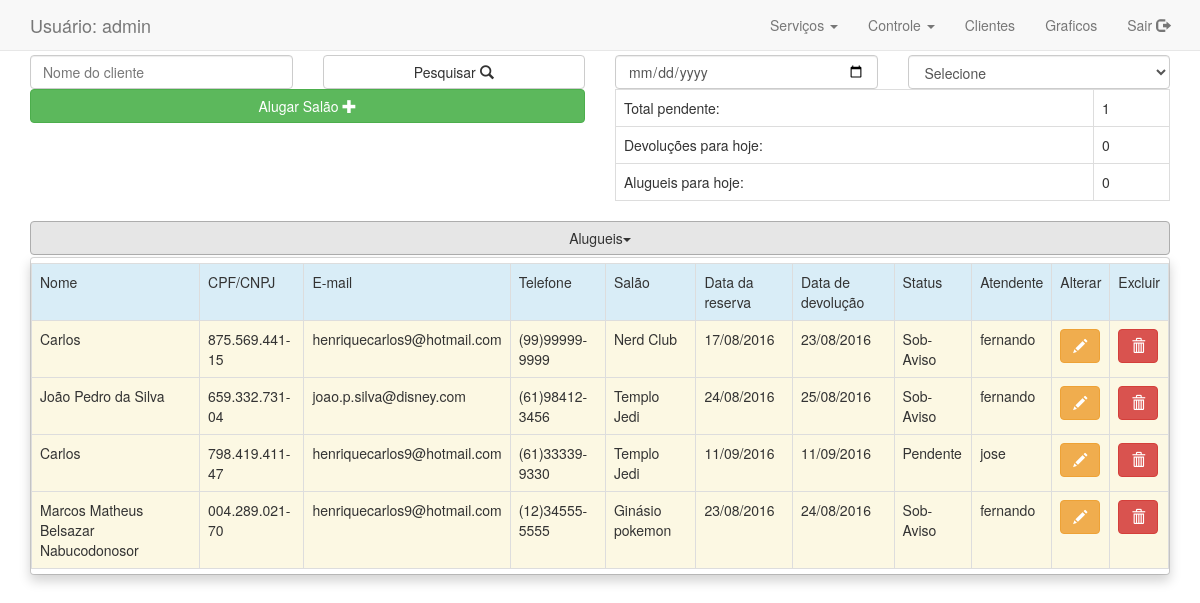
The page /Views/LayoutAdministrador.php?link=aluguelsalao (signed in) on the database its author committed.
### tables this page shows
CREATE TABLE IF NOT EXISTS `aluguel_salao` (
  `usuario` int(11) NOT NULL,
  `cliente` int(11) NOT NULL,
  `salao` int(11) NOT NULL,
  `data_reserva` date NOT NULL,
  `data_entrega` date NOT NULL,
  `status` varchar(150) NOT NULL
);

CREATE TABLE IF NOT EXISTS `cliente` (
  `id_cliente` int(11) NOT NULL,
  `nome_cliente` varchar(255) NOT NULL,
  `tipo_cliente` char(15) NOT NULL,
  `identificador_cliente` varchar(255) NOT NULL,
  `telefone_cliente` varchar(255) NOT NULL,
  `endereco_cliente` varchar(255) NOT NULL,
  `email_cliente` varchar(255) DEFAULT NULL
);

CREATE TABLE IF NOT EXISTS `salao` (
  `id_salao` int(11) NOT NULL,
  `nome_salao` varchar(255) NOT NULL,
  `telefone_salao` varchar(255) NOT NULL,
  `cep` varchar(150) NOT NULL,
  `rua` varchar(255) NOT NULL,
  `numero` int(11) NOT NULL,
  `bairro` varchar(255) NOT NULL,
  `cidade` varchar(255) NOT NULL,
  `estado` varchar(3) NOT NULL,
  `status_salao` varchar(150) NOT NULL
);

CREATE TABLE IF NOT EXISTS `usuario` (
  `id_usuario` int(11) NOT NULL,
  `usuario` varchar(255) NOT NULL,
  `senha` varchar(255) NOT NULL,
  `tipo` varchar(150) NOT NULL
);

### Conexao/AluguelSalaoDAO.php (called while the page is built, shortened)
<?php
class AluguelSalaoDAO {
    public function PesquisarTodos(){
        try {
            $pdo =  Conexao::getinstance();
            $sql = "SELECT * FROM aluguel_salao a INNER JOIN cliente c ON (a.cliente=c.id_cliente)INNER JOIN salao s ON (a.salao=s.id_salao) INNER JOIN usuario u ON(a.usuario=u.id_usuario)";
            $stmt = $pdo->prepare($sql);
            $stmt->execute();
            $alugueisSalao = $stmt->fetchAll(PDO::FETCH_ASSOC);
            return $alugueisSalao;
        } catch (PDOException $ex) {
            echo "".$ex;
        }
    }
    public function PesquisarAlugueisSalaoPendentes(){
        try {
            $pdo =  Conexao::getinstance();
            $sql = "SELECT * FROM aluguel_salao a INNER JOIN cliente c ON (a.cliente=c.id_cliente)INNER JOIN salao s ON (a.salao=s.id_salao) INNER JOIN usuario u ON(a.usuario=u.id_usuario) WHERE a.status='Pendente'";
            $stmt = $pdo->prepare($sql);
            $stmt->execute();
            $alugueisSalao = $stmt->fetchAll(PDO::FETCH_ASSOC);
            $pendentes = count($alugueisSalao);
            return $pendentes;
        } catch (PDOException $ex) {
            echo "".$ex;
        }
    }
    public function PesquisarAlugueisSalaoParaHoje(AluguelSalaoDTO $AluguelSalaoDTO){
        try {
            $pdo =  Conexao::getinstance();
            $sql = "SELECT * FROM aluguel_salao a INNER JOIN cliente c ON (a.cliente=c.id_cliente)INNER JOIN salao s ON (a.salao=s.id_salao) INNER JOIN usuario u ON(a.usuario=u.id_usuario) WHERE a.data_reserva LIKE ?";
            $stmt = $pdo->prepare($sql);
            $stmt->bindValue(1, $AluguelSalaoDTO->getDatareserva());
            $stmt->execute();
            $alugueisSalao = $stmt->fetchAll(PDO::FETCH_ASSOC);
            $alugueisparahoje = count($alugueisSalao);
            return $alugueisparahoje;
        } catch (PDOException $ex) {
            echo "".$ex;
        }
    }
    public function PesquisarDevolucoesSalaoParaHoje(AluguelSalaoDTO $AluguelSalaoDTO){
        try {
            $pdo =  Conexao::getinstance();
            $sql = "SELECT * FROM aluguel_salao a INNER JOIN cliente c ON (a.cliente=c.id_cliente)INNER JOIN salao s ON (a.salao=s.id_salao) INNER JOIN usuario u ON(a.usuario=u.id_usuario) WHERE a.data_entrega LIKE ?";
            $stmt = $pdo->prepare($sql);
            $stmt->bindValue(1, $AluguelSalaoDTO->getDataentrega());
            $stmt->execute();
            $alugueisSalao = $stmt->fetchAll(PDO::FETCH_ASSOC);
            $devolucoesparahoje = count($alugueisSalao);
            return $devolucoesparahoje;
        } catch (PDOException $ex) {
            echo "".$ex;
        }
    }
    public function CalcularDatasSalao($data1,$data2){
        try {
            $data1FM = explode('-', $data1);
            $data2FM = explode('-', $data2);
            if($data1FM[1]==$data2FM[1]){
                $op = $data1FM[2] - $data2FM[2];
                if($op > 0){
                    return "maior";
                }  else {
                    return "menor";
                }
            }  else {
                $opm = $data1FM[1] - $data2FM[1];
                if($opm > 0){
                    return "maior";
                }  else {
                    return "menor";
                }
            }
        } catch (Exception $ex) {
            echo "".$ex;
        }
    }
}

### Classes/AluguelSalaoDTO.php (called while the page is built, shortened)
<?php
class AluguelSalaoDTO {
    private $datareserva;
    private $dataentrega;
    function getDatareserva() {
        return $this->datareserva;
    }
    function getDataentrega() {
        return $this->dataentrega;
    }
    function setDatareserva($datareserva) {
        $this->datareserva = $datareserva;
    }
    function setDataentrega($dataentrega) {
        $this->dataentrega = $dataentrega;
    }
}

### Views/Pesquisas/PesquisarAluguelSalao.php (the view, shortened to what this page needs)
<!DOCTYPE html>
<html>
    <head>
        <link href="../../css/bootstrap.min.css" rel="stylesheet" media="screen">
        <link href="../../css/estilo.css" rel="stylesheet" media="screen">
    </head>
    <body>
        <div class="container">
            <div class="row">
                <form class="form-inline-static" action="" method="post">
                    <div class="col-xs-12 col-sm-3">
                        <input type="text" name="nome" class="form-control" placeholder="Nome do cliente">
                    </div>
                    <div class="col-xs-12 col-sm-3">
                        <button class="btn btn-default btn-block" type="submit">
                            Pesquisar <span class="glyphicon glyphicon-search"></span>
                        </button>
                    </div>
                </form>
                <form class="form-inline-static" action="" method="post">
                    <div class="col-xs-12 col-sm-3">
                        <input type="date" name="data" class="form-control">
                    </div>
                    <div class="col-xs-12 col-sm-3">
                        <select class="form-control" name="opcao" onchange="this.form.submit()">
                            <option value="" selected>Selecione</option>
                        </select>
                    </div>
                </form>
            </div>
            <div class="row">
                <div class="col-xs-12 col-sm-6">
                    <a href="LayoutAdministrador.php?link=formaluguelsalao">
                        <button type="button" class="btn btn-success btn-block">
                            Alugar Salão <span class="glyphicon glyphicon-plus"></span>
                        </button>
                    </a>
                </div>
                <div class="col-xs-12 col-sm-6">
                    <?php
                    require_once '../Conexao/AluguelSalaoDAO.php';
                    require_once '../Classes/AluguelSalaoDTO.php';
                    $AluguelSalaoDAO = new AluguelSalaoDAO();
                    $AluguelSalaoDTO = new AluguelSalaoDTO();
                    $dataAtual = date('Y-m-d');
                    ?>
                    <table class="table table-responsive table-bordered">
                        <tr>
                            <td>Total pendente:</td>
                            <td>
                                <?php
                                $pendentes = $AluguelSalaoDAO->PesquisarAlugueisSalaoPendentes();
                                echo $pendentes;
                                ?>
                            </td>
                        </tr>
                        <tr>
                            <td>Devoluções para hoje:</td>
                            <td>
                                <?php
                                $AluguelSalaoDTO->setDataentrega($dataAtual);
                                $devolucoesparahoje = $AluguelSalaoDAO->PesquisarDevolucoesSalaoParaHoje($AluguelSalaoDTO);
                                echo $devolucoesparahoje;
                                ?>
                            </td>
                        </tr>
                        <tr class="bg">
                            <td>Alugueis para hoje:</td>
                            <td>
                                <?php
                                $AluguelSalaoDTO->setDatareserva($dataAtual);
                                $alugueisparahoje = $AluguelSalaoDAO->PesquisarAlugueisSalaoParaHoje($AluguelSalaoDTO);
                                echo $alugueisparahoje;
                                ?>
                            </td>
                        </tr>
                    </table>
                </div>
                <div class="col-xs-12">
                    <div class="dropdown open">
                        <button class="btn btn-default btn-block dropdown-toggle" type="button" id="alugueis" data-toggle="dropdown">
                            Alugueis<span class="caret"></span>
                        </button>
                    <table class="table table-bordered table-responsive dropdown-menu" role="menu" aria-labeledby="alugueis">
                        <tr class="bg-info">
                            <td>Nome</td>
                            <td>CPF/CNPJ</td>
                            <td>E-mail</td>
                            <td>Telefone</td>
                            <td>Salão</td>
                            <td>Data da reserva</td>
                            <td>Data de devolução</td>
                            <td>Status</td>
                            <td>Atendente</td>
                            <td>Alterar</td>
                            <td>Excluir</td>
                        </tr>
                        <?php
                            if(!empty($_POST['nome'])){
                                $AluguelSalaoDTO->setCliente($_POST['nome']);
                                $alugueis = $AluguelSalaoDAO->PesquisarAluguelByCliente($AluguelSalaoDTO);
                            }  else {
                                $alugueis = $AluguelSalaoDAO->PesquisarTodos();
                            }
                            $dataAtual = date('Y-m-d');
                            foreach ($alugueis as $aluguel) {
                                $calculo = $AluguelSalaoDAO->CalcularDatasSalao($aluguel["data_entrega"], $dataAtual);
                                if($dataAtual==$aluguel["data_entrega"] && $aluguel["status"]!="Fechado"){
                                    echo "<tr class='bg-success'>" ;
                                    $AluguelSalaoDTO->setSalao($aluguel["salao"]);
                                    $AluguelSalaoDTO->setDatareserva($aluguel["data_reserva"]);
                                    $AluguelSalaoDTO->setStatus("Pendente");
                                    $AluguelSalaoDAO->AlterarStatusSalao($AluguelSalaoDTO);
                                }
                                else if($calculo=="maior" && ($aluguel["status"]!="Fechado")){
                                    echo "<tr class='bg-warning'>";
                                    $AluguelSalaoDTO->setSalao($aluguel["salao"]);
                                    $AluguelSalaoDTO->setDatareserva($aluguel["data_reserva"]);
                                    $AluguelSalaoDTO->setStatus("Pendente");
                                    $AluguelSalaoDAO->AlterarStatusSalao($AluguelSalaoDTO);
                                }else if ($calculo=="menor" && ($aluguel["status"]!="Fechado")){
                                    echo "<tr class='bg-danger'>";
                                    $AluguelSalaoDTO->setSalao($aluguel["salao"]);
                                    $AluguelSalaoDTO->setDatareserva($aluguel["data_reserva"]);
                                    $AluguelSalaoDTO->setStatus("Sob-Aviso");
                                    $AluguelSalaoDAO->AlterarStatusSalao($AluguelSalaoDTO);
                                }  else {
                                    echo "<tr>";
                                }
                                echo "      <td>" . $aluguel["nome_cliente"] . "</td>";
                                echo "      <td>" . $aluguel["identificador_cliente"] . "</td>";
                                echo "      <td>" . $aluguel["email_cliente"] . "</td>";
                                echo "      <td>" . $aluguel["telefone_cliente"] . "</td>";
                                echo "      <td>" . $aluguel["nome_salao"] . "</td>";
                                $dataentrada = explode('-', $aluguel["data_reserva"]);
                                $datasaida = explode('-', $aluguel["data_entrega"]);
                                echo "      <td>" . $dataentrada[2]. "/" . $dataentrada[1]. "/" . $dataentrada[0] . "</td>";
                                echo "      <td>" . $datasaida[2]. "/" . $datasaida[1]. "/" . $datasaida[0] . "</td>";
                                echo "      <td>" . $aluguel["status"] . "</td>";
                                echo "      <td>" . $aluguel["usuario"] . "</td>";
                                echo "      <td><a href='LayoutAdministrador.php?link=formaluguelsalao&salao=" . $aluguel["salao"] . "&datareserva=" . $aluguel["data_reserva"] . "'><button type='button' class='btn btn-warning'><span  class='glyphicon glyphicon-pencil'></span></button</td>";
                                echo "      <td><a href='../Controller/ExcluirAluguelSalao.php?salao=" . $aluguel["salao"] . "&datareserva=" . $aluguel["data_reserva"] . "' onclick='return confirmarexclusao()'><button type='button' class='btn btn-danger'><span class='glyphicon glyphicon-trash'></span></button></td>";
                                echo "</tr>";
                            }
                            ?>
                    </table>
                    </div>
                </div>
            </div>
        </div>
</body>
</html>

### rows shown on the page
aluguel_salao: cliente.nome_cliente "Carlos", cliente.identificador_cliente "875.569.441-15", cliente.email_cliente "henriquecarlos9@hotmail.com", cliente.telefone_cliente "(99)99999-9999", salao.nome_salao "Nerd Club", data_reserva "17", data_reserva "08", data_reserva "2016", data_entrega "23", data_entrega "08", data_entrega "2016", status "Sob-Aviso", usuario.usuario "fernando"
aluguel_salao: cliente.nome_cliente "João Pedro da Silva", cliente.identificador_cliente "659.332.731-04", cliente.email_cliente "joao.p.silva@disney.com", cliente.telefone_cliente "(61)98412-3456", salao.nome_salao "Templo Jedi", data_reserva "24", data_reserva "08", data_reserva "2016", data_entrega "25", data_entrega "08", data_entrega "2016", status "Sob-Aviso", usuario.usuario "fernando"
aluguel_salao: cliente.nome_cliente "Carlos", cliente.identificador_cliente "798.419.411-47", cliente.email_cliente "henriquecarlos9@hotmail.com", cliente.telefone_cliente "(61)33339-9330", salao.nome_salao "Templo Jedi", data_reserva "11", data_reserva "09", data_reserva "2016", data_entrega "11", data_entrega "09", data_entrega "2016", status "Pendente", usuario.usuario "jose"
aluguel_salao: cliente.nome_cliente "Marcos Matheus Belsazar Nabucodonosor", cliente.identificador_cliente "004.289.021-70", cliente.email_cliente "henriquecarlos9@hotmail.com", cliente.telefone_cliente "(12)34555-5555", salao.nome_salao "Ginásio pokemon", data_reserva "23", data_reserva "08", data_reserva "2016", data_entrega "24", data_entrega "08", data_entrega "2016", status "Sob-Aviso", usuario.usuario "fernando"

### other values the page prints
$_SESSION["usuario"] "admin"
$pendentes "1"
$devolucoesparahoje "0"
$alugueisparahoje "0"
